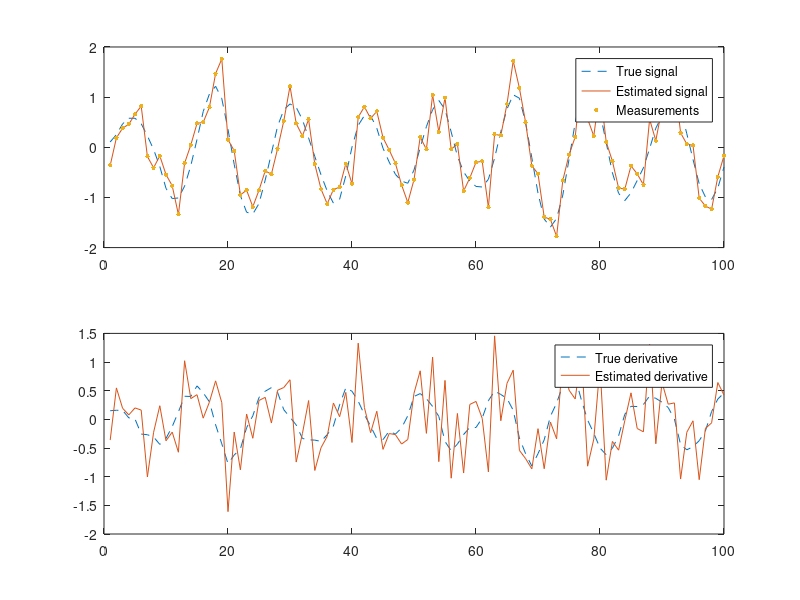

This figure's MATLAB source: (Note: this script raises an error after producing the figure.)
%%%%%%%%%%%%%%%%%%%%%%%%%%%%%%%%%%%%%%%%%%%%%%%%%%%%%%%%%%%%%%%%%
%
% S-114.4202 Research Seminar on Computational Science
% Bayesian Estimation of Time-Varying Processes (5 p) L V
%
% $Id: kf_ex.m,v 1.1 2009/03/30 17:00:18 ssarkka Exp $
%
% This software is distributed under the GNU General Public 
% Licence (version 2 or later); please refer to the file 
% Licence.txt, included with the software, for details.
%
%%%%%%%%%%%%%%%%%%%%%%%%%%%%%%%%%%%%%%%%%%%%%%%%%%%%%%%%%%%%%%%%%

  %%%%%%%%%%%%%%%%%%%%%%%%%%%%%%%%%%%%%%%%
  %
  % Generate data
  %
  %%%%%%%%%%%%%%%%%%%%%%%%%%%%%%%%%%%%%%%%
  randn('state',123);
  steps = 100;

  w = 0.5;
  q = 0.01;
  r = 0.1;

  % This is the transition matrix
  A = [cos(w)    sin(w)/w; 
       -w*sin(w) cos(w)];

  % This is the process noise covariance
  Q = [0.5*q*(w-cos(w)*sin(w))/w^3 0.5*q*sin(w)^2/w^2;
       0.5*q*sin(w)^2/w^2          0.5*q*(w+cos(w)*sin(w))/w];

  % This is the true initial value
  x0 = [0;0.1]; 

  X = zeros(2,steps);  % The true signal
  Y = zeros(1,steps);  % Measurements
  T = 1:steps;         % Time
  x = x0;
  for k=1:steps
    x = mvnrnd(A*x,Q)';
    y = mvnrnd(x(1),r);
    X(:,k) = x;
    Y(:,k) = y;
  end

  %figure;
  %subplot(1,1,1);
  %plot(T,X(1,:),'--',T,Y,'o');
  %legend('True signal','Measurements');
  %fprintf('This is the simulated data. Press enter.\n');
  %pause;
  
  %%%%%%%%%%%%%%%%%%%%%%%%%%%%%%%%%%%%%%%%
  %
  % Base line solution. The estimates
  % of x_k are stored as columns of
  % the matrix EST1.
  %
  %%%%%%%%%%%%%%%%%%%%%%%%%%%%%%%%%%%%%%%%
  
  m1 = x0;  % Initialize to true value
  EST1 = zeros(2,steps);
  for k=1:steps
    m1(2) = Y(k)-m1(1);
    m1(1) = Y(k);

    EST1(:,k) = m1;
  end

  % Plot the signal and its estimate
  figure;
  subplot(2,1,1);
  plot(T,X(1,:),'--',T,EST1(1,:),'-',T,Y,'.','MarkerSize',10);
  legend('True signal','Estimated signal','Measurements');
  
  % Plot the derivative and its estimate
  subplot(2,1,2);
  plot(T,X(2,:),'--',T,EST1(2,:),'-');
  legend('True derivative','Estimated derivative');
  exportplot('ex_3_3_basesol.pdf',figW,figH);
  % Compute error
  err1 = rmse(X,EST1)
  
  fprintf('This is the base line estimate. Press enter.\n');
  
  %%
  %%%%%%%%%%%%%%%%%%%%%%%%%%%%%%%%%%%%%%%%
  %
  % Kalman filter solution. The estimates
  % of x_k are stored as columns of
  % the matrix EST2.
  %
  %%%%%%%%%%%%%%%%%%%%%%%%%%%%%%%%%%%%%%%%

  m = x0;     % Initialize to true value
  P = eye(2); % Some uncertanty in covariance  
  EST2 = zeros(2,steps);
  EST2P = zeros(2,2,steps);
  
  Ks = EST2;
  H = [1 0];
  kdiff = zeros(1,steps);
  for k=1:steps
    % prediction
    m_ = A*m;
    P_ = A*P*A'+Q;
    
    % update
    K = P_(:,1)/(P_(1,1)+r);
    Ks(:,k) = K;
    m = m_ + K*(Y(k)-m_(1));
    P = P_-(P_(1,1)+r)*(K*K');

    % Store the results
    EST2(:,k) = m;
    EST2P(:,:,k) = P;
  end

  % Plot the signal and its estimate
  figure;
  subplot(2,1,1);
  plot(T,X(1,:),'--',T,EST2(1,:),'-',T,Y,'.','MarkerSize',10);
  legend('True signal','Estimated signal','Measurements');
  
  % Plot the derivative and its estimate
  subplot(2,1,2);
  plot(T,X(2,:),'--',T,EST2(2,:),'-');
  legend('True derivative','Estimated derivative');
  exportplot('ex_3_3_kalmansol.pdf',figW,figH);


  % Compute error
  err2 = rmse(X,EST2)  

%%

  %%%%%%%%%%%%%%%%%%%%%%%%%%%%%%%%%%%%%%%%
  %
  % Stationary Kalman filter solution.
  % The estimates of x_k are stored as columns of
  % the matrix EST3.
  %
  %%%%%%%%%%%%%%%%%%%%%%%%%%%%%%%%%%%%%%%%

  m3 = x0;     % Initialize to true value
  K  =  [0.424975200169185;
         0.111137301539005];  % Store the stationary gain here
  
  EST3 = zeros(2,steps);

  for k=1:steps
    % Replace these with the stationary Kalman filter equations
    m3 = A*m3+K*(Y(k)-A(1,:)*m3);
    
    % Store the results
    EST3(:,k) = m3;
  end

  % Plot the signal and its estimate
  figure;
  subplot(2,1,1);
  plot(T,X(1,:),'--',T,EST3(1,:),'-',T,Y,'.','MarkerSize',10);
  legend('True signal','Estimated signal','Measurements');
  
  % Plot the derivative and its estimate
  subplot(2,1,2);
  plot(T,X(2,:),'--',T,EST3(2,:),'-');
  legend('True derivative','Estimated derivative');
exportplot('ex_3_3_statkalmansol.pdf',figW,figH);
  
  
  % Compute error
  err3 = rmse(X,EST3)
    
 
 %%

  %%%%%%%%%%%%%%%%%%%%%%%%%%%%%%%%%%%%%%%%
  %
  % RTS Smoother
  % The estimates of x_k are stored as columns of
  % the matrix EST3.
  %
  %%%%%%%%%%%%%%%%%%%%%%%%%%%%%%%%%%%%%%%%

mss = zeros(2,steps);
Pss = EST2P;
Gs = mss;
m_s = EST2(:,end);
P_s = EST2P(:,:,end);
mss(:,end) = m_s;
Pss(:,:,end) = P_s;

for k=steps-1:-1:1
    m = EST2(:,k);
    P = EST2P(:,:,k);
    % prediction
    m_ = A*m;
    P_ = A*P*A'+Q;
    
    % update
    G = P*A/P_;
    m_s = m + G*(m_s-m_);
    P_s = P + G*(P_s-P_)*G';
    mss(:,k) = m_s;
    Pss(:,:,k) = P_s;
    
end

  % Plot the signal and its estimate
  figure;
  subplot(2,1,1);
  plot(T,EST2(1,:),'--',T,EST3(1,:),'-');
  legend('Kalman','RTS');
  xlabel('Time');
  ylabel('Mean');
  
  % Plot the derivative and its estimate
  subplot(2,1,2);
  plot(T,EST2(2,:),'--',T,EST3(2,:),'-');
  legend('Kalman','RTS');
  xlabel('Time');
  ylabel('Mean');
  
  exportplot('ex_7_2.pdf',figW,figH);
  
  err3 = rmse(X,mss)
  
  
  


